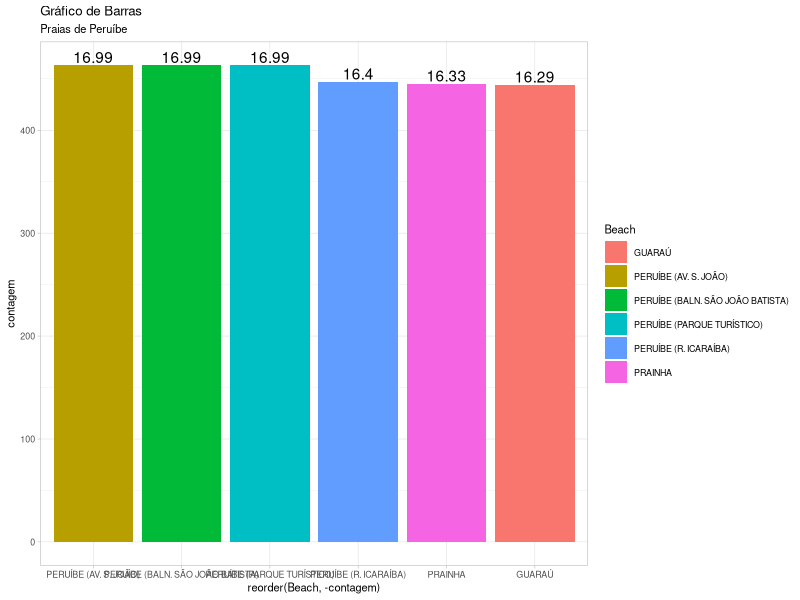
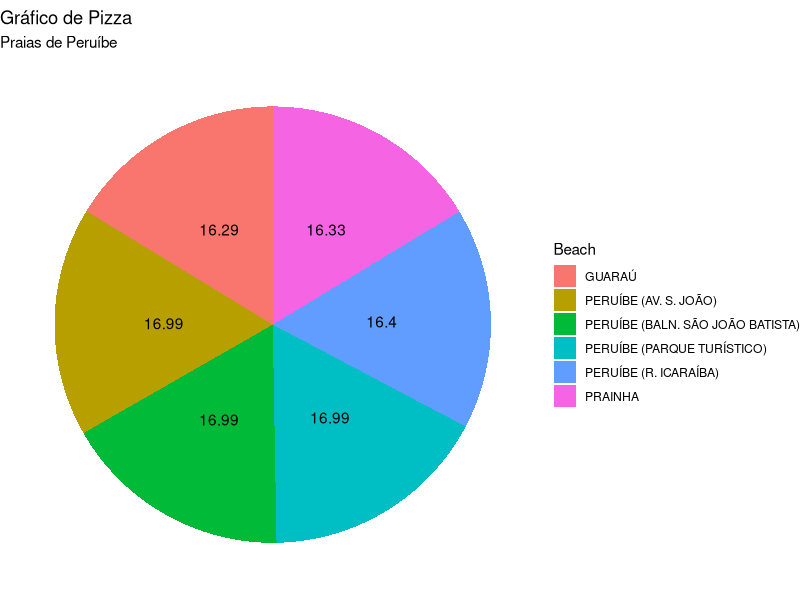
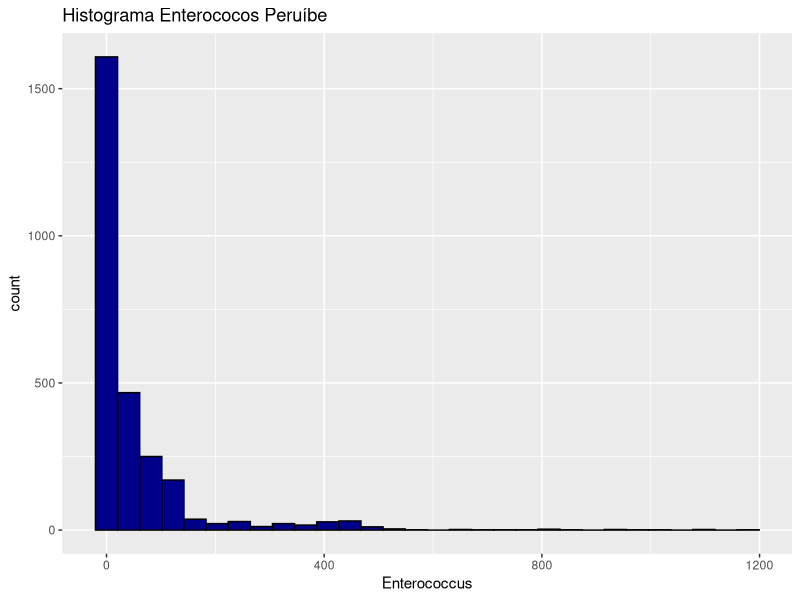
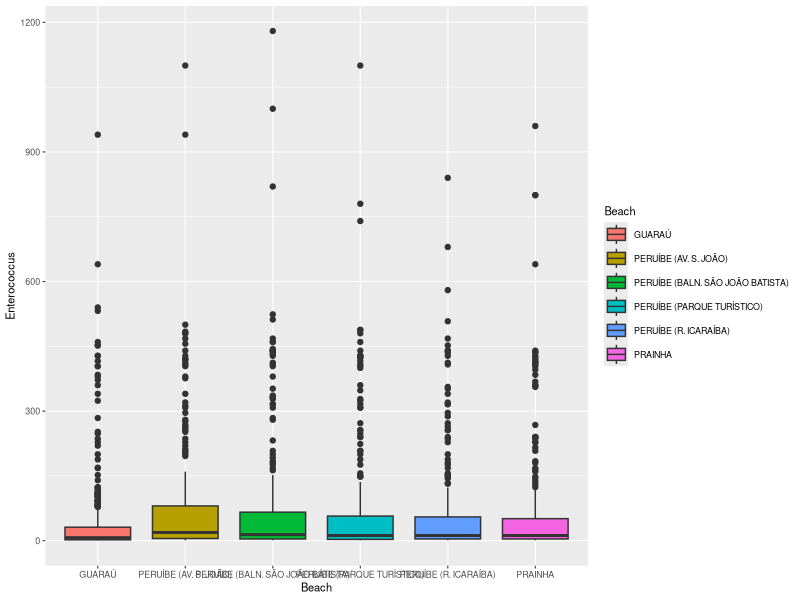

Write R code to recreate these figures, in order.
## ---- chunk 1
library(readxl)
library(magrittr)
library(dplyr)
library(ggplot2)
library(tidyverse)
## ---- chunk 2
df_beaches <- read_excel("sp_beaches.xlsx")
## ---- chunk 3
filtrados = df_beaches %>% filter(City == "PERUÍBE") %>% 
  mutate(Enterococcus = as.numeric(Enterococcus))

library(magrittr)
library(rmarkdown)
paged_table(filtrados)
## ---- chunk 4
peruibe <- filtrados %>% 
  group_by(Beach) %>% 
  summarise(media = mean(Enterococcus), 
            desvioPadrao = sd(Enterococcus),
            mediana = median(Enterococcus), 
            q1 = quantile(Enterococcus, probs = 0.25),
            q3 = quantile(Enterococcus, probs = 0.75),
            minimo = min(Enterococcus),
            maximo = max(Enterococcus),
            contagem = n())

library(magrittr)
library(rmarkdown)
paged_table(peruibe)
## ---- chunk 5
dados <- peruibe %>% 
  summarise(Beach, contagem) %>% 
  mutate(Frequencia = contagem/sum(contagem)) %>%  
  mutate(Frequencia = round(Frequencia*100,2))

library(magrittr)
library(rmarkdown)
paged_table(dados)
## ---- chunk 6
library(ggplot2)
library(tidyverse)

dados %>% 
  ggplot(aes(x= reorder(Beach, -contagem), y = contagem, fill =  Beach)) + 
  geom_bar(stat = 'identity') +
  labs(title = "Gráfico de Barras", subtitle = "Praias de Peruíbe")+
  geom_text(aes(y = contagem, label = Frequencia), vjust = -0.2,
            position = position_dodge(width = 1)) +
  theme_light(base_size = 8)
## ---- chunk 7
dados %>% 
  ggplot(aes(x= "", y = contagem, fill = Beach)) +
  geom_bar(stat = "identity") +
  labs(title = "Gráfico de Pizza", subtitle = "Praias de Peruíbe")+
  coord_polar("y", start=0)+
  geom_text(aes(x ="", y= contagem, label = Frequencia),
              position = position_stack(vjust = 0.5))+
  theme_void()
## ---- chunk 8
filtrados %>%
  ggplot(aes(x = Enterococcus)) +
  geom_histogram(fill = 'dark blue', color = 'black')+
  ggtitle("Histograma Enterococos Peruíbe")
## ---- chunk 9
filtrados %>% 
  ggplot(aes(x=Beach, y=Enterococcus, fill = Beach))+
  geom_boxplot()+
  theme_grey(base_size = 8)
